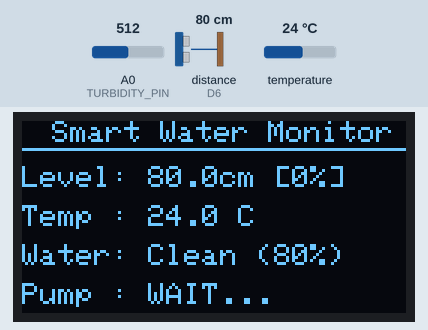
Bench run of a sketch on a simulated ESP8266 (NodeMCU). On the bench: 128×64 one-colour display. Wiring (inferred from the names in the program): ultrasonic range finder: trigger D5; echo D6. Inputs (shaded band) come from the test bench; at power-on: distance to the obstacle (sensor on D6) 80 cm, A0 (TURBIDITY_PIN) = 512, temperature 24 °C. The echo pulse lasts 58.3 µs per cm; WiFi joins after 1.5 s; servers stay silent unless stated.

Above: at 3.2 s.
3.3 s: distance to the obstacle (sensor on D6) set to 2 cm
At 5.8 s:
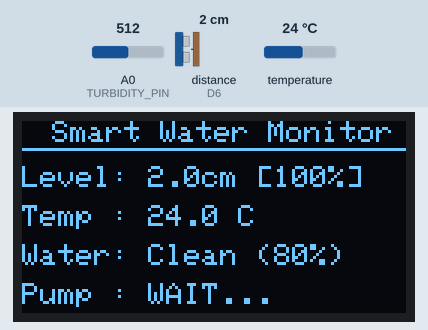
6.3 s: A0 (TURBIDITY_PIN) set to 326
At 10.5 s:
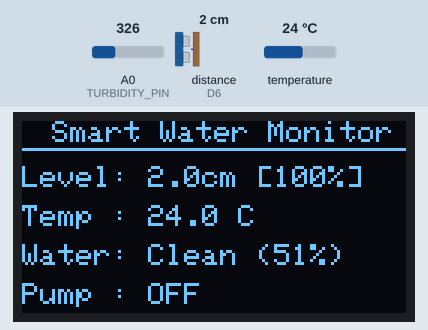
10.6 s: A0 (TURBIDITY_PIN) set to 304
At 12.4 s:
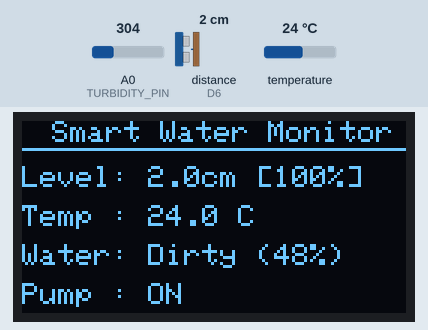
12.8 s: temperature set to 12 °C
At 14.6 s:
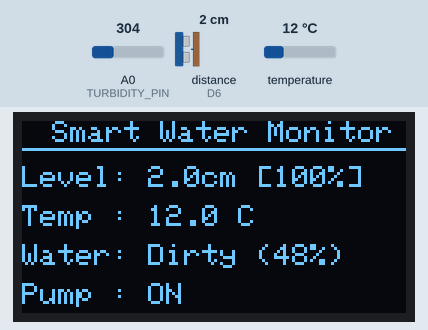
15.0 s: A0 (TURBIDITY_PIN) set to 511
At 16.8 s:
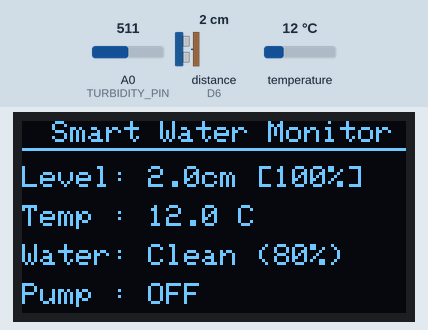
17.2 s: distance to the obstacle (sensor on D6) set to 4 cm
At 19.5 s:
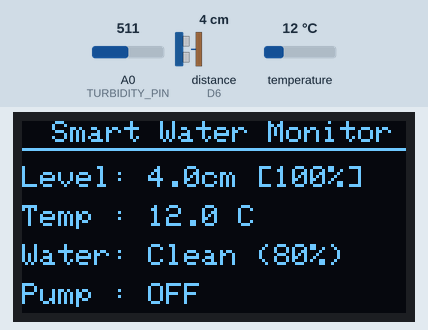
Timing chart, 0 to 21.0 s (numbered marks = the images above; inputs shaded):
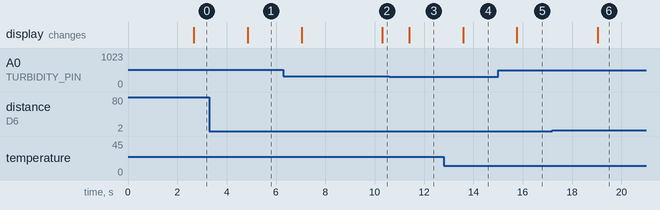

Measured:
- the behaviour switches between 317 and 316 on A0 (TURBIDITY_PIN) (found by bisection; images 2 and 3)
- after the input at 3.3 s, the display: changes after 1.6 s (image 1)
- after the input at 6.3 s, the display: first changes after 0.74 s (image 2 shows a later state)
- after the input at 10.6 s, the display: changes after 0.80 s (image 3)
- after the input at 12.8 s, the display: changes after 0.78 s (image 4)
- after the input at 15.0 s, the display: changes after 0.76 s (image 5)
- after the input at 17.2 s, the display: changes after 1.8 s (image 6)

The sketch:

SmartWaterMonitor.ino
```cpp
// ============================================================
//  Smart Water Monitoring System — NodeMCU ESP8266 Firmware
// ============================================================

#include <ESP8266WiFi.h>
#include <FirebaseESP8266.h>
#include <OneWire.h>
#include <DallasTemperature.h>
#include <Wire.h>
#include <Adafruit_GFX.h>
#include <Adafruit_SSD1306.h>

// ─────────────────────────────────────────────
#define WIFI_SSID        "UIU-STUDENT"
#define WIFI_PASSWORD    "12345678"

#define FIREBASE_HOST    "smartwatertank-c24f5-default-rtdb.asia-southeast1.firebasedatabase.app"
#define FIREBASE_AUTH    "asDXlSqCCvAd9h7pA1rpkj15IkNKU7A5neTyFOcs"
// ─────────────────────────────────────────────

#define TRIG_PIN      D5
#define ECHO_PIN      D6
#define TEMP_PIN      D4
#define TURBIDITY_PIN A0
#define RELAY_PIN     D7

#define SCREEN_WIDTH  128
#define SCREEN_HEIGHT 64
#define OLED_RESET    -1
Adafruit_SSD1306 display(SCREEN_WIDTH, SCREEN_HEIGHT, &Wire, OLED_RESET);

OneWire oneWire(TEMP_PIN);
DallasTemperature tempSensor(&oneWire);

FirebaseData fbData;
FirebaseData fbStream;
FirebaseAuth  fbAuth;
FirebaseConfig fbConfig;

const float LEVEL_EMPTY_CM = 25.0;
const float LEVEL_FULL_CM  =  4.0;

const int TURBIDITY_RAW_MIN = 0;
const int TURBIDITY_RAW_MAX = 640;

bool manualPumpOverride  = false;
bool manualPumpState     = false;
bool oledEnabled         = true;
bool ultrasonicEnabled   = true;
bool tempEnabled         = true;
bool turbidityEnabled    = true;

unsigned long lastSensorRead  = 0;
unsigned long lastFirebasePush = 0;
const unsigned long SENSOR_INTERVAL  = 1000;
const unsigned long FIREBASE_INTERVAL = 1000;

float currentDistanceCm = 0.0;
float waterLevelPercent = 0.0;
float temperatureC      = 0.0;
float turbidityPercent  = 0.0;
bool  pumpIsOn          = false;

// ============================================================
float readUltrasonic() {
  digitalWrite(TRIG_PIN, LOW);
  delayMicroseconds(2);
  digitalWrite(TRIG_PIN, HIGH);
  delayMicroseconds(10);
  digitalWrite(TRIG_PIN, LOW);

  long duration = pulseIn(ECHO_PIN, HIGH, 30000);
  if (duration == 0) return -1.0;
  return (duration * 0.0343) / 2.0;
}

float distanceToLevel(float distanceCm) {
  float level = map(distanceCm * 100, LEVEL_FULL_CM * 100, LEVEL_EMPTY_CM * 100, 10000, 0);
  return constrain(level / 100.0, 0.0, 100.0);
}

float readTurbidity() {
  int raw = analogRead(TURBIDITY_PIN);
  raw = constrain(raw, TURBIDITY_RAW_MIN, TURBIDITY_RAW_MAX);
  float pct = map(raw, TURBIDITY_RAW_MIN, TURBIDITY_RAW_MAX, 0, 100);
  return pct;
}

void setPump(bool on) {
  pumpIsOn = on;
  if (on) {
    pinMode(RELAY_PIN, OUTPUT);
    digitalWrite(RELAY_PIN, LOW);
  } else {
    pinMode(RELAY_PIN, INPUT);
  }
}

void updateOLED() {
  if (!oledEnabled) {
    display.clearDisplay();
    display.display();
    return;
  }
  display.clearDisplay();
  display.setTextColor(SSD1306_WHITE);

  display.setTextSize(1);
  display.setCursor(10, 0);
  display.print(F("Smart Water Monitor"));
  display.drawLine(0, 9, SCREEN_WIDTH - 1, 9, SSD1306_WHITE);

  display.setCursor(0, 15);
  display.print(F("Level: "));
  display.print(currentDistanceCm, 1);
  display.print(F("cm ["));
  display.print(waterLevelPercent, 0);
  display.print(F("%]"));

  display.setCursor(0, 28);
  display.print(F("Temp : "));
  display.print(temperatureC, 1);
  display.print(F(" C"));

  display.setCursor(0, 41);
  display.print(F("Water: "));
  if (turbidityPercent < 50.0) {
    display.print(F("Dirty"));
  } else {
    display.print(F("Clean"));
  }
  display.print(F(" ("));
  display.print(turbidityPercent, 0);
  display.print(F("%)"));

  display.setCursor(0, 54);
  display.print(F("Pump : "));
  if (millis() < 10000) {
     display.print(F("WAIT..."));
  } else {
     display.print(pumpIsOn ? F("ON") : F("OFF"));
  }

  display.display();
}

void pushSensorData() {
  FirebaseJson json;
  json.set("waterLevel", waterLevelPercent);
  json.set("waterDistance", currentDistanceCm);
  json.set("temperature", temperatureC);
  json.set("turbidity",   turbidityPercent);
  json.set("waterStatus", turbidityPercent < 50.0 ? "Dirty" : "Clean");
  json.set("pumpState",   pumpIsOn);
  json.set("timestamp",   (int)millis());
  Firebase.updateNode(fbData, "/sensors", json);
}

void readControlFlags() {
  if (Firebase.getJSON(fbData, "/controls")) {
    FirebaseJsonData result;
    fbData.jsonObject().get(result, "manualPumpOverride");
    if (result.success) manualPumpOverride = result.boolValue;

    fbData.jsonObject().get(result, "manualPumpState");
    if (result.success) manualPumpState = result.boolValue;

    fbData.jsonObject().get(result, "oledEnabled");
    if (result.success) oledEnabled = result.boolValue;

    fbData.jsonObject().get(result, "ultrasonicEnabled");
    if (result.success) ultrasonicEnabled = result.boolValue;

    fbData.jsonObject().get(result, "tempEnabled");
    if (result.success) tempEnabled = result.boolValue;

    fbData.jsonObject().get(result, "turbidityEnabled");
    if (result.success) turbidityEnabled = result.boolValue;
  }
}

void evaluatePumpLogic() {
  if (millis() < 10000) {
    setPump(false);
    return;
  }

  if (manualPumpOverride) {
    setPump(manualPumpState);
  } else {
    bool autoPump = (turbidityPercent < 50.0);
    setPump(autoPump);
  }
}

void setup() {
  Serial.begin(115200);

  pinMode(TRIG_PIN,  OUTPUT);
  pinMode(ECHO_PIN,  INPUT);

  pinMode(RELAY_PIN, INPUT_PULLUP);
  setPump(false);

  Wire.begin(D2, D1);
  if (display.begin(SSD1306_SWITCHCAPVCC, 0x3C)) {
    display.clearDisplay();
    display.setTextSize(1);
    display.setTextColor(SSD1306_WHITE);
    display.setCursor(20, 24);
    display.println(F("Connecting WiFi..."));
    display.display();
  }

  tempSensor.begin();
  WiFi.begin(WIFI_SSID, WIFI_PASSWORD);

  while (WiFi.status() != WL_CONNECTED) {
    delay(500);
  }

  fbConfig.host = FIREBASE_HOST;
  fbConfig.signer.tokens.legacy_token = FIREBASE_AUTH;
  Firebase.begin(&fbConfig, &fbAuth);
  Firebase.reconnectWiFi(true);

  fbStream.setResponseSize(4096);
  Firebase.beginStream(fbStream, "/controls");

  FirebaseJson defaults;
  defaults.set("manualPumpOverride", false);
  defaults.set("manualPumpState",    false);
  defaults.set("oledEnabled",        true);
  defaults.set("ultrasonicEnabled",  true);
  defaults.set("tempEnabled",        true);
  defaults.set("turbidityEnabled",   true);
  Firebase.updateNode(fbData, "/controls", defaults);
}

void loop() {
  unsigned long now = millis();

  if (Firebase.readStream(fbStream) && fbStream.streamAvailable()) {
    readControlFlags();
    evaluatePumpLogic();
    updateOLED();
  }

  if (!fbStream.httpConnected()) {
    Firebase.beginStream(fbStream, "/controls");
  }

  if (now - lastSensorRead >= SENSOR_INTERVAL) {
    lastSensorRead = now;

    if (ultrasonicEnabled) {
      float dist = readUltrasonic();
      if (dist > 0) {
        currentDistanceCm = dist;
        waterLevelPercent = distanceToLevel(dist);
      }
    }

    if (tempEnabled) {
      tempSensor.requestTemperatures();
      float tempReading = tempSensor.getTempCByIndex(0);

      // MAGIC FILTER: Only accept realistic values (Ignore -127 or completely wrong data)
      if (tempReading != DEVICE_DISCONNECTED_C && tempReading > -50.0) {
        temperatureC = tempReading;
      } else {
        Serial.println(F("[Temp] Error: Sensor connection lost! Retaining last valid value."));
      }
    }

    if (turbidityEnabled) {
      turbidityPercent = readTurbidity();
    }

    evaluatePumpLogic();
    updateOLED();
  }

  if (now - lastFirebasePush >= FIREBASE_INTERVAL) {
    lastFirebasePush = now;
    if (Firebase.ready()) {
      pushSensorData();
      readControlFlags();
    }
  }
}
```
